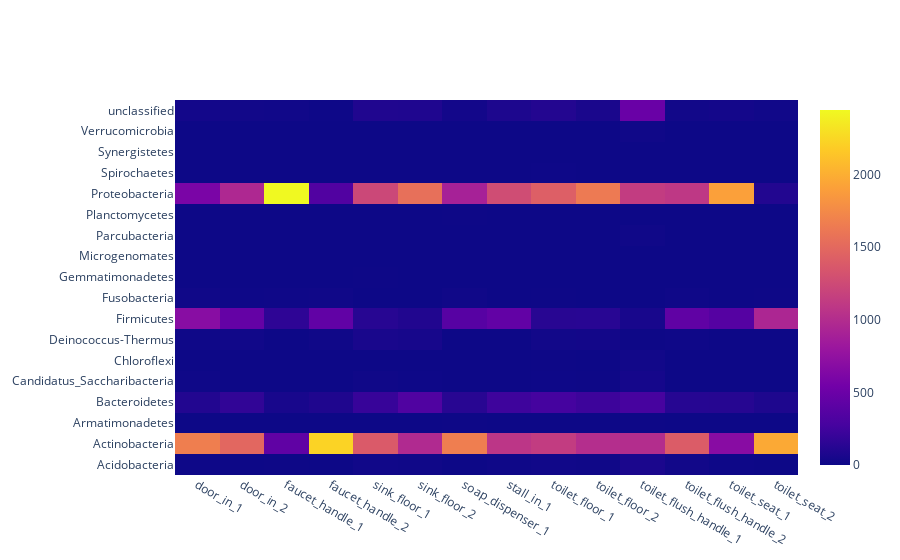

This figure's notebook cell:
### Code cell
#Generation d'une heatmap 

#On regroupe les données par embrancchements
matrice=df.groupby(by="embranchement").sum()

#On recuperer les noms des indexs et des columns dans des listes
embranchement = matrice.index.values
samples = list(matrice.columns.values)

#Generation de la heatmap avec plotly
fig = go.Figure(data=go.Heatmap(
                   z=matrice,
                   x=samples,
                   y=embranchement,
                   hoverongaps = False))
fig.show()

### Figure 1 — Plotly figure (JSON) as saved in the notebook; plotly's stock layout.template omitted (floating-point values rounded to 4 significant figures; data arrays with more than 128 entries replaced by an {"elided": "..."} marker saying what was removed)
{"data": [{"hoverongaps": false, "type": "heatmap", "x": ["door_in_1", "door_in_2", "faucet_handle_1", "faucet_handle_2", "sink_floor_1", "sink_floor_2", "soap_dispenser_1", "stall_in_1", "toilet_floor_1", "toilet_floor_2", "toilet_flush_handle_1", "toilet_flush_handle_2", "toilet_seat_1", "toilet_seat_2"], "y": ["Acidobacteria", "Actinobacteria", "Armatimonadetes", "Bacteroidetes", "Candidatus_Saccharibacteria", "Chloroflexi", "Deinococcus-Thermus", "Firmicutes", "Fusobacteria", "Gemmatimonadetes", "Microgenomates", "Parcubacteria", "Planctomycetes", "Proteobacteria", "Spirochaetes", "Synergistetes", "Verrucomicrobia", "unclassified"], "z": {"elided": "18x14 int values"}}], "layout": {}}
